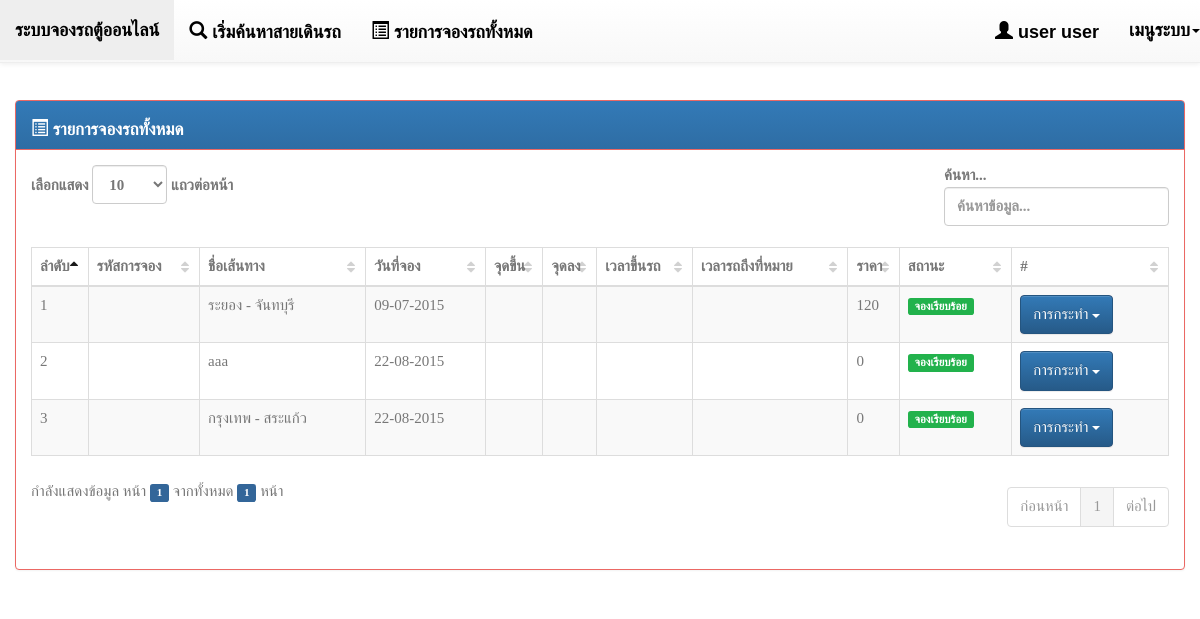
Page /frontend/index.php?page=history_reserve (signed in) on the earlier database version.
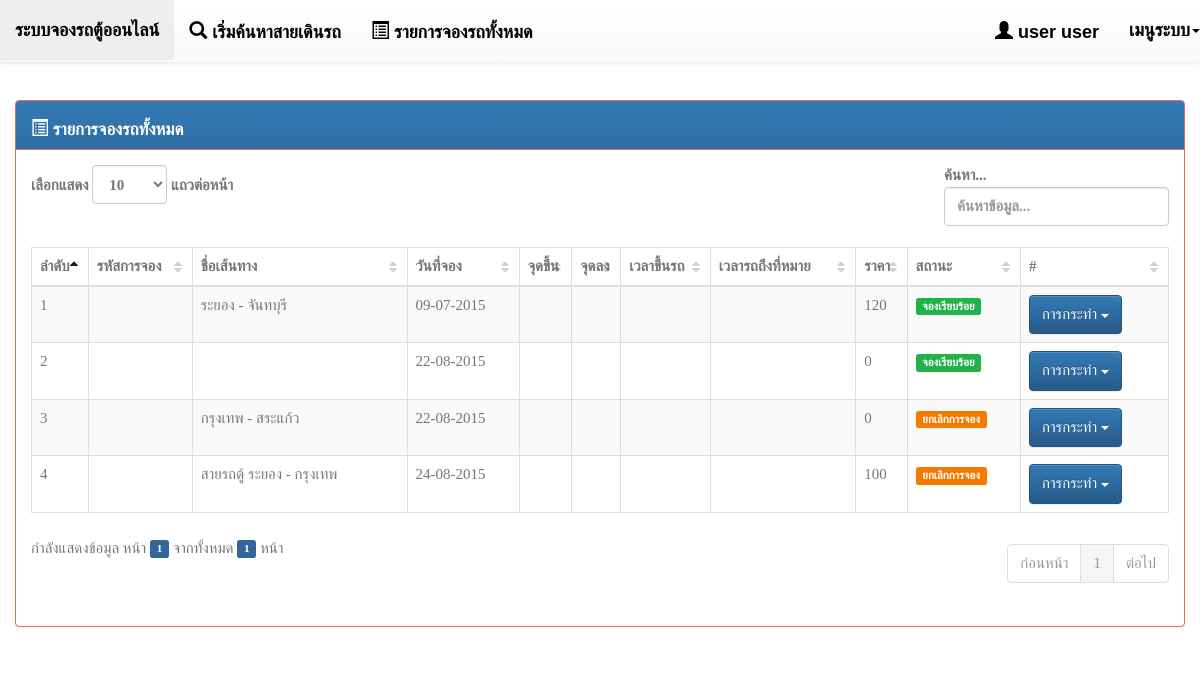
Same page on the later database version.
### tables this page shows
CREATE TABLE IF NOT EXISTS `reserve` (
  `rs_id` int(11) NOT NULL,
  `cus_id` int(11) NOT NULL COMMENT 'รหัสลูกค้า',
  `v_id` int(11) NOT NULL COMMENT 'รหัสรถตู้ที่จอง',
  `rs_price` int(11) NOT NULL COMMENT 'ราคาต้องชำระ',
  `rs_usabledate` date NOT NULL COMMENT 'วันที่ใช้งาน',
  `vp_idstart` int(11) NOT NULL COMMENT 'สถานที่ขึ้้น',
  `vp_idend` int(11) NOT NULL COMMENT 'สสถานที่ลง',
  `rs_createdate` datetime NOT NULL,
  `rs_updateby` int(11) NOT NULL,
  `rs_url` varchar(255) NOT NULL COMMENT 'ตัวช่วยเพื่อการเก็บ url',
  `rs_status` int(2) NOT NULL COMMENT 'สถานะการจอง  ''0'' => ''จองเรียบร้อย'',         ''1'' => ''จ่ายเงินเรียบร้อย'',         ''2'' => ''ยกเลิกการจอง'',         ''3'' => ''เกินระยะเวลาการชำระเงิน'''
);

CREATE TABLE IF NOT EXISTS `van` (
  `v_id` int(11) NOT NULL COMMENT 'รหัสรถตู้',
  `v_name` varchar(255) NOT NULL COMMENT 'ชื่อสายรถตู้',
  `v_detail` text NOT NULL COMMENT 'รายละเอียด',
  `v_company` int(11) NOT NULL COMMENT 'บริษัท',
  `v_chair` int(2) NOT NULL,
  `v_roadlength` int(11) NOT NULL DEFAULT '0' COMMENT 'ระยะทาง',
  `v_updatedate` date NOT NULL,
  `v_updateby` int(11) NOT NULL
);

### mysql_con/PDOMysql.php (called while the page is built, shortened)
<?php
class PDOMysql {
    private static $DSN = "mysql:host=localhost;dbname=db_van";
    private static $USERNAME = "root";
    private static $PASSWORD = "";
    private static $OPTIONS = array(
        PDO::MYSQL_ATTR_INIT_COMMAND => 'SET NAMES utf8',
    );
    public $conn = null;
    public function open() {
        try {
            $this->conn = new PDO(self::$DSN, self::$USERNAME, self::$PASSWORD, self::$OPTIONS);
        } catch (PDOException $e) {
            print "Error!: " . $e->getMessage() . "<br/>";
            die();
        }
        return $this->conn;
    }
}

### actionDb/variableGlobal.php (called while the page is built, shortened)
<?php
function arrayReserveStatus() {
    return array(
        '0' => array(
            'BGCOLOR' => 'success',
            'NAME' => 'จองเรียบร้อย'
        ),
        '1' => array(
            'BGCOLOR' => 'success',
            'NAME' => 'จ่ายเงินเรียบร้อย'
        ),
        '2' => array(
            'BGCOLOR' => 'danger',
            'NAME' => 'ยกเลิกการจอง'
        ),
        '3' => array(
            'BGCOLOR' => 'warning',
            'NAME' => 'เกินระยะเวลาการชำระเงิน'
        ),
    );
}
function getDataListByKey($params, $list, $keyName) {
    $array = $list;
    if (isset($params)):
        $result = "";
        foreach ($array as $key => $value):
            if ($key == strval($params)) {
                $result = $value[$keyName];
            }
        endforeach;
        return $result;
    endif;
}

### frontend/history_reserve.php (the view, shortened to what this page needs)
<?php
$authen = (empty($_SESSION['person']) ? '' : $_SESSION['person']);
include '../mysql_con/PDOMysql.php';
?>
<div class="panel panel-primary">
    <div class="panel-heading clearfix">
        <h4 class="panel-title pull-left" style="padding-top: 7.5px;">
            <i class="glyphicon glyphicon-list-alt"></i> รายการจองรถทั้งหมด
        </h4>
    </div>
    <div class="panel-body">
        <table class="table table-striped table-bordered dataTable dt-responsive">
            <thead>
                <tr>
                    <th>ลำดับ</th>
                    <th>รหัสการจอง</th>
                    <th>ชื่อเส้นทาง</th>
                    <th>วันที่จอง</th>
                    <th>จุดขึ้น</th>
                    <th>จุดลง</th>
                    <th>เวลาขึ้นรถ</th>
                    <th>เวลารถถึงที่หมาย</th>
                    <th>ราคา</th>
                    <th>สถานะ</th>
                    <th>#</th>
                </tr>
            </thead>
            <tbody>
                <?php
                $pdo = new PDOMysql();
                $pdo->conn = $pdo->open();
                $sql = " SELECT  `rs_id`,rs_code,";
                $sql .= " (SELECT CONCAT(fname, ' ', lname) FROM person p WHERE p.id = r.cus_id) customer_name,";
                $sql .= " v.v_id,`rs_price`,";
                $sql .= " DATE_FORMAT(`rs_usabledate`,'%d-%m-%Y') usableddate,";
                $sql .= " (SELECT pvp_name FROM province_place pvp WHERE pvp.pvp_id = r.vp_idstart) place_begin_name,";
                $sql .= " (SELECT pvp_name FROM province_place pvp WHERE pvp.pvp_id = r.vp_idend) place_end_name,";
                $sql .= " vt.vt_id,";
                $sql .= " DATE_FORMAT(`rs_createdate`,'%d-%m-%Y') reserve_date,";
                $sql .= " `rs_updateby`,`rs_status`,";
                $sql .= " `v_name`,`v_detail`,`v_company`,`v_chair`,`v_roadlength`,";
                $sql .= " `v_updatedate`,`v_updateby`,vt.vt_id,`vt_drivestart`,`vt_driveend`,";
                $sql .= " `vt_driver`,`vt_updatedate`";
                $sql .= " FROM reserve r";
                $sql .= " LEFT JOIN van v ON v.v_id = r.v_id";
                $sql .= " LEFT JOIN van_time vt ON vt.vt_id = r.vt_id";
                $sql .= " WHERE r.cus_id =:authen_id";
                $stmt = $pdo->conn->prepare($sql);
                $stmt->execute(array(':authen_id' => $authen->id));
                $result = $stmt->fetchAll(PDO::FETCH_OBJ);
                ?>
                <?php foreach ($result as $key => $value) { ?>
                    <tr>
                        <td style="width: 5%;"><?= ($key + 1) ?></td>
                        <td nowrap><?= $value->rs_code ?></td>
                        <td nowrap><?= $value->v_name ?></td>
                        <td nowrap><?= $value->reserve_date ?></td>
                        <td><?= $value->place_begin_name ?></td>
                        <td><?= $value->place_end_name ?></td>
                        <td><?= $value->vt_drivestart ?></td>
                        <td><?= $value->vt_driveend ?></td>
                        <td><?= $value->rs_price ?></td>
                        <td>
                            <span class="label label-<?= getDataListByKey($value->rs_status, arrayReserveStatus(), 'BGCOLOR') ?>">
                                <?= getDataListByKey($value->rs_status, arrayReserveStatus(), 'NAME') ?>
                            </span>
                        </td>
                        <td>
                            <div class="dropdown">
                                <button class="btn btn-primary dropdown-toggle" type="button" data-toggle="dropdown">
                                    การกระทำ
                                    <span class="caret"></span>
                                </button>
                            </div>
                        </td>
                    </tr>
                <?php } ?>
            </tbody>
        </table>
    </div>
</div>

### frontend/index.php (shortened to what this page needs)
<!DOCTYPE html>
<html lang="en">
    <head>
        <?php require '../filecenter/includeCssJs.php'; ?>
    </head>
    <body>
        <div class="container-fluid" style="margin-top: 100px;">
            <div class="row clearfix">
                <?php
                if ($_GET['page'] != 'login') {
                    include '../filecenter/menu-header.php';
                }
                ?>
                <div class="col-md-12 column">
                    <?php
                    if (!empty($_GET)) {
                        $page = $_GET['page'] . '.php';
                        if (file_exists($page)) {
                            include $page;
                        } else {
                            include '../filecenter/404.php';
                        }
                    } else {
                    }
                    ?>
                </div>
            </div>
        </div>
    </body>
</html>

### filecenter/includeCssJs.php (shortened to what this page needs)
<link rel="stylesheet" type="text/css" href="../css/bootstrap.min.css"/>
<link rel="stylesheet" type="text/css" href="../css/bootstrap-theme.min.css"/>
<link rel="stylesheet" type="text/css" href="../assets/datatables/dataTables.css"/>
<link rel="stylesheet" href="../assets/bootstrapvalidator/dist/css/bootstrapValidator.min.css"/>
<link rel="stylesheet" href="../assets/multi-select/css/multi-select.css"/>
<link rel="stylesheet" href="../assets/bootstrap-select/dist/css/bootstrap-select.css"/>
<link rel="stylesheet" href="../assets/select2-3.5.1/select2.css"/>
<link rel="stylesheet" href="../assets/select2-3.5.1/select2-bootstrap.css"/>
<link rel="stylesheet" type="text/css" href="../assets/clockpicker/dist/bootstrap-clockpicker.min.css">
<link rel="stylesheet" type="text/css" href="../assets/clockpicker/assets/css/github.min.css">
<link rel="stylesheet" type="text/css" href="../assets/bootstrap-daterangepicker/daterangepicker-bs3.css">
<link rel="stylesheet" href="../css/vanStyle.css"/>

### filecenter/menu-header.php (shortened to what this page needs)
<?php
require '../actionDb/variableGlobal.php';
?>
<nav class="navbar navbar-default navbar-fixed-top" role="navigation">
    <div class="navbar-header">
        <a class="navbar-brand" href="../frontend/home.php">ระบบจองรถตู้ออนไลน์</a>
    </div>
    <div class="collapse navbar-collapse" id="bs-example-navbar-collapse-1">
        <ul class="nav navbar-nav">
            <li>
                <a href="index.php?page=van_search">
                    <i class="glyphicon glyphicon-search"></i> เริ่มค้นหาสายเดินรถ
                </a>
            </li>
            <?php if (!empty($_SESSION['person'])) { ?>
                <li>
                    <a href="index.php?page=history_reserve">
                        <i class="glyphicon glyphicon-list-alt"></i> รายการจองรถทั้งหมด
                    </a>
                </li>
            <?php } ?>
        </ul>
        <?php if (!empty($_SESSION['person'])) { ?>
            <ul class="nav navbar-nav navbar-right">
                <li>
                    <a href="javascript:void(0)">
                        <i class="glyphicon glyphicon-user"></i>
                        <?php
                        $person = $_SESSION['person'];
                        echo $person->fname . '     ' . $person->lname;
                        ?>
                    </a>
                </li>
                <li class="dropdown">
                    <a href="#" class="dropdown-toggle" data-toggle="dropdown">เมนูระบบ<strong class="caret"></strong></a>
                </li>
            </ul>
        <?php } ?>
    </div>
</nav>

### assets/datatables/dataTables.css (style rules this page uses)
.dataTables_wrapper table { margin-top:10px; }
table.table { clear: both; margin-bottom: 10px !important; max-width: none !important; }
table.table thead .sorting, table.table thead .sorting_asc, table.table thead .sorting_desc, table.table thead .sorting_asc_disabled, table.table thead .sorting_desc_disabled { cursor: pointer; *cursor: hand; }
table.table thead .sorting { background: url('images/sort_both.png') no-repeat center right; }
table.table thead .sorting_asc { background: url('images/sort_asc.png') no-repeat center right; }

Differences in the rows shown:
shown differently, row unchanged: reserve (number 2 of 4 on the later page): v.v_name "aaa" → (not shown)
changed reserve "กรุงเทพ - สระแก้ว": rs_status "จองเรียบร้อย" → "ยกเลิกการจอง"
added reserve: v.v_name "สายรถตู้ ระยอง - กรุงเทพ", reserve_date "24-08-2015", rs_price "100", rs_status "ยกเลิกการจอง"
